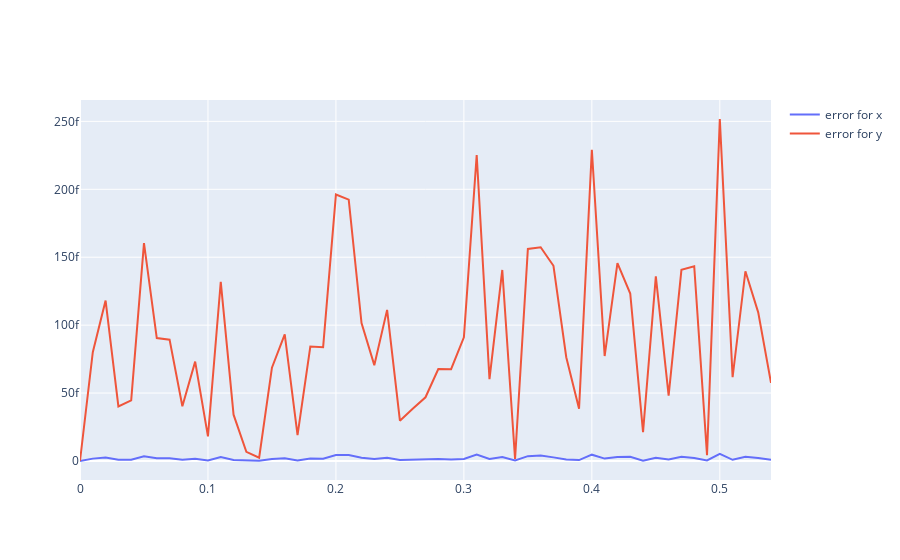

Write notebook code for a chart like this one.
### Markdown cell above
Построим график зависимости модуля разности реального значения функции и значения, полученного методом 4-го порядка от t.

### Code cell
error4 = [[abs(result4[i][j] - result0[i][j]) for j in range(len(result0[i]))] for i in range(len(result0))]
fig2 = go.Figure()

fig, ax = pyplot.subplots()
for i in range(len(error4)):
    fig2.add_trace(go.Scatter(x=args, y=error4[i], name="error for " + lables[i]))
    ax.plot(args, error4[i], label="error for " + lables[i])

ax.legend()
fig2.show()
pyplot.show()
